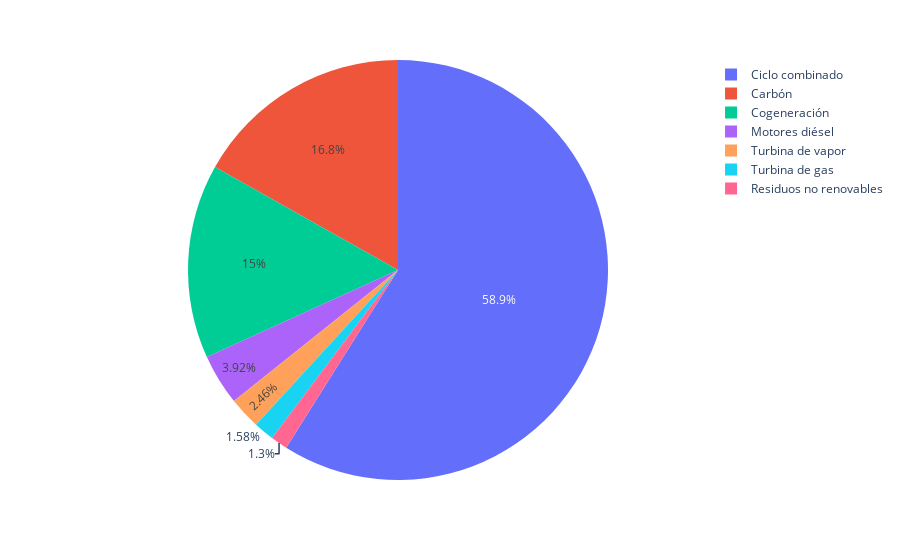

The notebook cell this image was saved under:
### Markdown cell above
**CONTRIBUCIÓN DE CADA UNA DE LAS TECNOLOGÍAS A LAS EMISIONES TOTALES DE CO2**

### Code cell
px.pie(data_frame = em_100,
       names      = "Tecnologías",
       values     = "% Emisiones")

### Figure 1 — Plotly figure (JSON) as saved in the notebook; plotly's stock layout.template omitted (floating-point values rounded to 4 significant figures)
{"data": [{"domain": {"x": [0, 1], "y": [0, 1]}, "hovertemplate": "Tecnologías=%{label}<br>% Emisiones=%{value}<extra></extra>", "labels": ["Carbón", "Motores diésel", "Turbina de gas", "Turbina de vapor", "Ciclo combinado", "Cogeneración", "Residuos no renovables"], "legendgroup": "", "name": "", "showlegend": true, "type": "pie", "values": [10, 2.33, 0.94, 1.46, 34.99, 8.88, 0.77]}], "layout": {"legend": {"tracegroupgap": 0}, "margin": {"t": 60}}}
